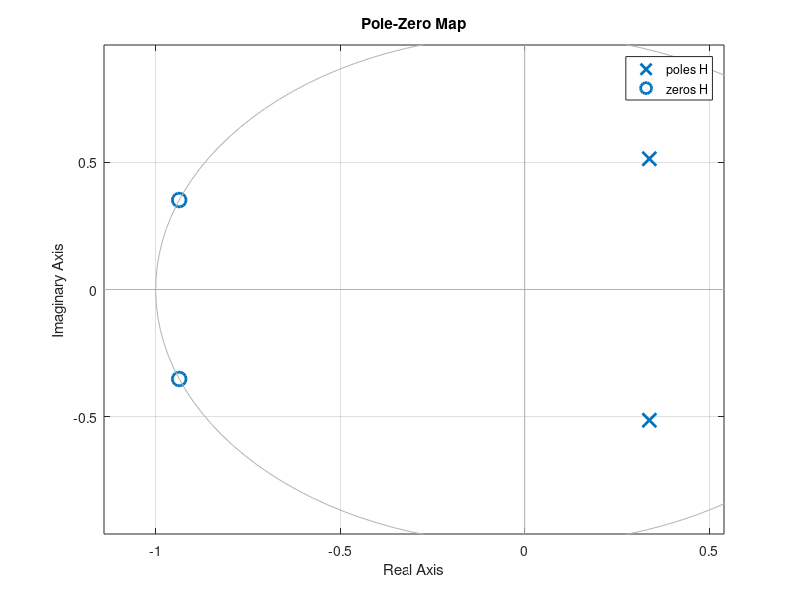

Reproduce this figure in MATLAB.
close all; clear; clc;

b = [.1616 .3026 .1616];
a = [1 -.6754 .3775];

fs = 1;
H = tf(b, a, fs);

%% Zero pole map
figure;
pzmap(H);
